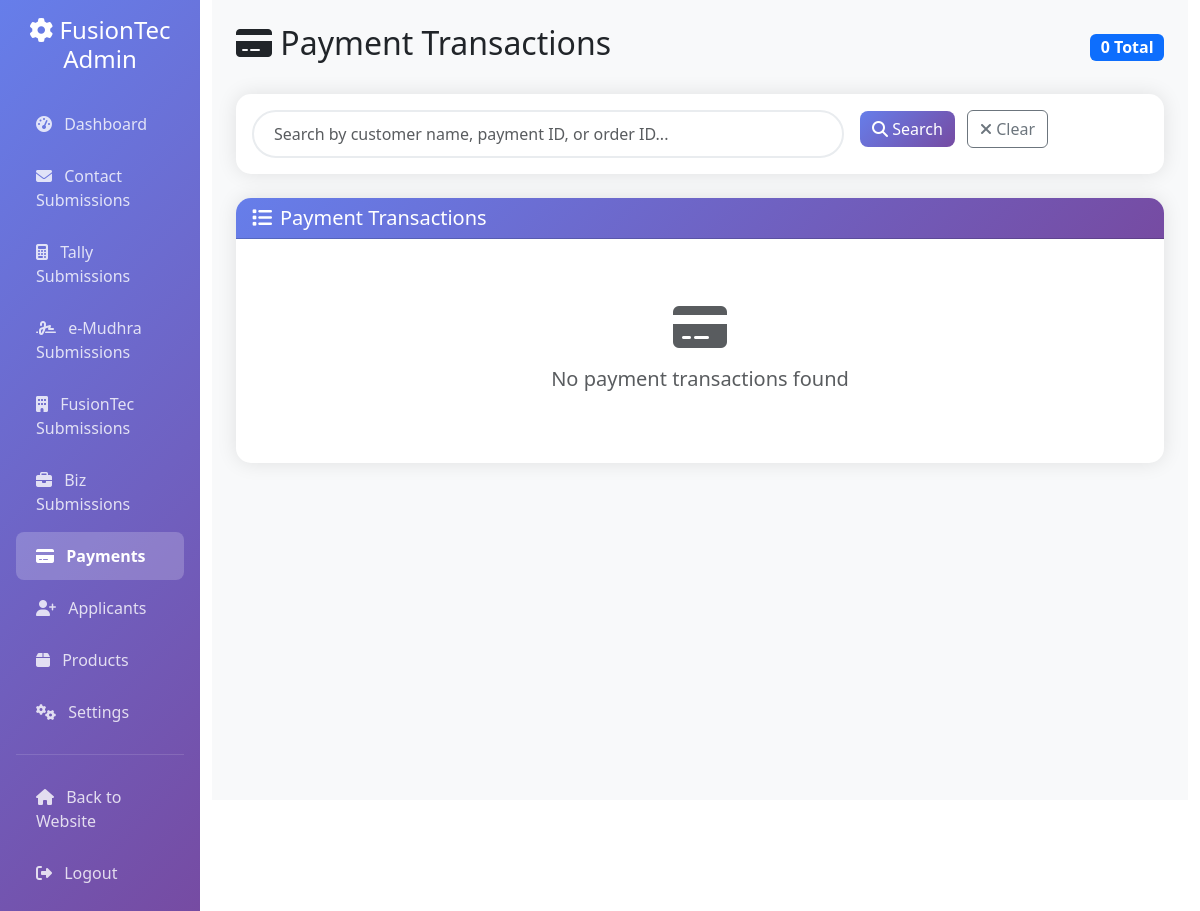
Before: /admin-payments/ (signed in) with the older database file.
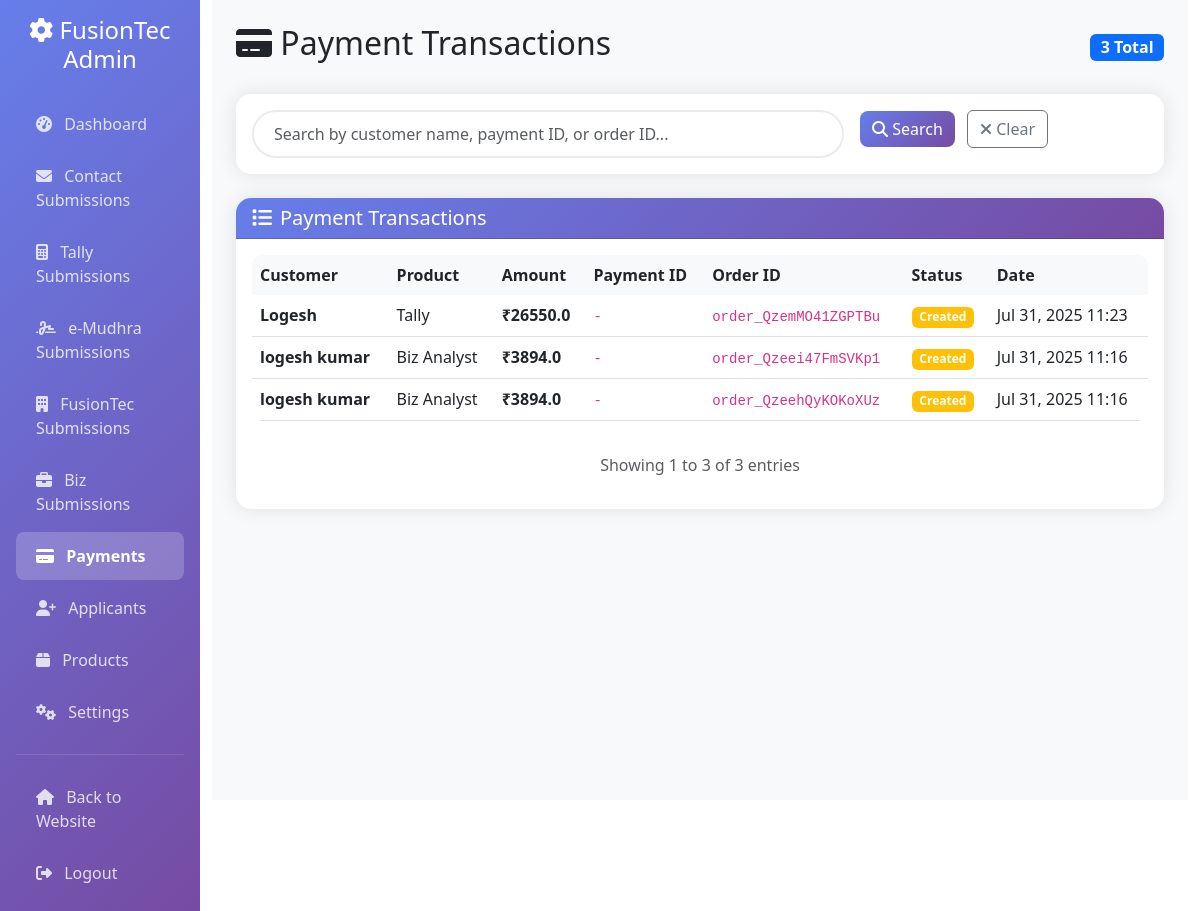
After: the same page with the newer database file.
### products/models.py (models this page shows, shortened)
class RazorpayTransactionForm(models.Model):
    customer_name = models.CharField(max_length=100)
    amount = models.FloatField()
    product_name = models.CharField(max_length=100)
    razorpay_payment_id = models.CharField(max_length=100)
    razorpay_order_id = models.CharField(max_length=100)
    status = models.CharField(max_length=20)
    created_at = models.DateTimeField(auto_now_add=True)

### products/views.py (the view)
# urls.py: path('admin-payments/', views.custom_admin_payments, name='custom_admin_payments'),
@login_required
def custom_admin_payments(request):
    search_query = request.GET.get('search', '')
    payments = RazorpayTransactionForm.objects.all()
    if search_query:
        payments = payments.filter(
            Q(customer_name__icontains=search_query) |
            Q(razorpay_payment_id__icontains=search_query) |
            Q(razorpay_order_id__icontains=search_query)
        )
    paginator = Paginator(payments.order_by('-created_at'), 20)
    page_number = request.GET.get('page')
    page_obj = paginator.get_page(page_number)
    context = {
        'page_obj': page_obj,
        'search_query': search_query,
    }
    return render(request, 'products/admin/payments.html', context)

### products/templates/products/admin/payments.html (shortened to what the changed rows need)
{% extends 'products/admin/base.html' %}
{% block content %}
<div class="row">
    <div class="col-12">
        <div class="d-flex justify-content-between align-items-center mb-4">
            <h2><i class="fas fa-credit-card"></i> Payment Transactions</h2>
            <span class="badge bg-primary fs-6">{{ page_obj.paginator.count }} Total</span>
        </div>
    </div>
</div>
<div class="row">
    <div class="col-12">
        <div class="card">
            <div class="card-body">
                {% if page_obj %}
                    <div class="table-responsive">
                        <table class="table table-hover">
                            <thead>
                                <tr>
                                    <th>Customer</th>
                                    <th>Product</th>
                                    <th>Amount</th>
                                    <th>Payment ID</th>
                                    <th>Order ID</th>
                                    <th>Status</th>
                                    <th>Date</th>
                                </tr>
                            </thead>
                            <tbody>
                                {% for payment in page_obj %}
                                <tr>
                                    <td>
                                        <strong>{{ payment.customer_name }}</strong>
                                    </td>
                                    <td>{{ payment.product_name }}</td>
                                    <td>
                                        <span class="fw-bold">₹{{ payment.amount }}</span>
                                    </td>
                                    <td>
                                        <code>{{ payment.razorpay_payment_id|default:"-" }}</code>
                                    </td>
                                    <td>
                                        <code>{{ payment.razorpay_order_id|default:"-" }}</code>
                                    </td>
                                    <td>
                                        {% if payment.status == 'paid' %}
                                            <span class="badge bg-success">Paid</span>
                                        {% elif payment.status == 'failed' %}
                                            <span class="badge bg-danger">Failed</span>
                                        {% elif payment.status == 'created' %}
                                            <span class="badge bg-warning">Created</span>
                                        {% else %}
                                            <span class="badge bg-secondary">{{ payment.status|title }}</span>
                                        {% endif %}
                                    </td>
                                    <td>{{ payment.created_at|date:"M d, Y H:i" }}</td>
                                </tr>
                                {% endfor %}
                            </tbody>
                        </table>
                    </div>
                    <div class="text-center mt-3">
                        <p class="text-muted">
                            Showing {{ page_obj.start_index }} to {{ page_obj.end_index }} of {{ page_obj.paginator.count }} entries
                        </p>
                    </div>
                {% else %}
                    <div class="text-center py-5">
                        <i class="fas fa-credit-card fa-3x text-muted mb-3"></i>
                        <h5 class="text-muted">No payment transactions found</h5>
                    </div>
                {% endif %}
            </div>
        </div>
    </div>
</div>
{% endblock %}

Changed rows visible on the page:
added RazorpayTransactionForm: customer_name "Logesh", product_name "Tally", amount "26550.0", razorpay_payment_id "-", razorpay_order_id "order_QzemMO41ZGPTBu", status "Created", created_at "Jul 31, 2025 11:23"
added RazorpayTransactionForm: customer_name "logesh kumar", product_name "Biz Analyst", amount "3894.0", razorpay_payment_id "-", razorpay_order_id "order_Qzeei47FmSVKp1", status "Created", created_at "Jul 31, 2025 11:16"
added RazorpayTransactionForm: customer_name "logesh kumar", product_name "Biz Analyst", amount "3894.0", razorpay_payment_id "-", razorpay_order_id "order_QzeehQyKOKoXUz", status "Created", created_at "Jul 31, 2025 11:16"
Other visible differences:
{{ page_obj.paginator.count }}: "0" → "3"
{{ page_obj.start_index }}: (not shown) → "1"
{{ page_obj.end_index }}: (not shown) → "3"
{{ page_obj.paginator.count }}: (not shown) → "3"
text no longer shown: "No payment transactions found"
text now shown: "Customer Product Amount Payment ID Order ID Status Date Showing to of entries"
